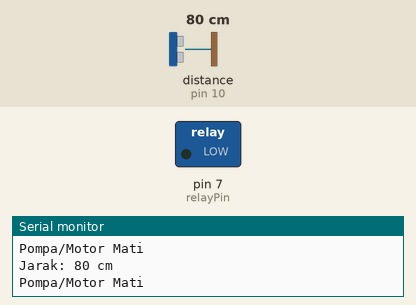
This sketch was run on a simulated Arduino Uno, built with avr-gcc and run on an emulated ATmega328P. Parts: switched loads named in the sketch (green lamp = pin HIGH), the last lines printed to the serial monitor. The inputs (shaded band) are chosen by the test bench; at power-on: distance to the obstacle (sensor on pin 10) 80 cm. The echo pulse lasts 58.3 µs per cm.

Above: at 1.3 s.
1.4 s: distance to the obstacle (sensor on pin 10) set to 11 cm
2.9 s: distance to the obstacle (sensor on pin 10) set to 8 cm
At 4.2 s:
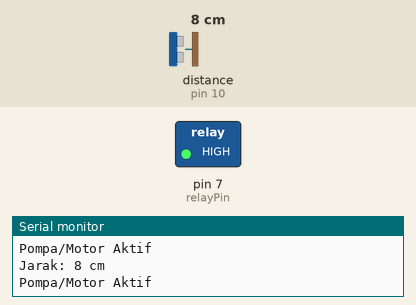
4.5 s: distance to the obstacle (sensor on pin 10) set to 18 cm
At 5.7 s:
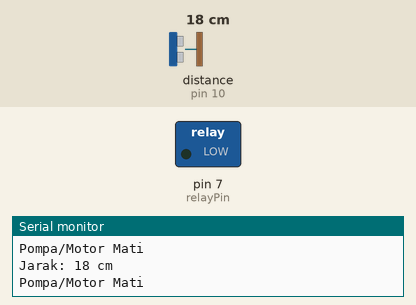
6.0 s: distance to the obstacle (sensor on pin 10) set to 2 cm
At 7.1 s:
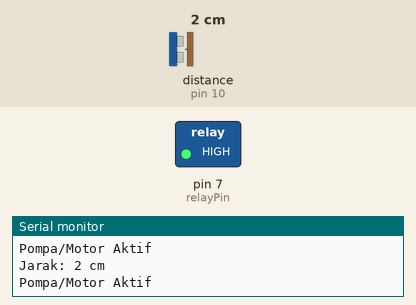
Timing chart, 0 to 8.5 s (numbered marks = the images above; inputs shaded):
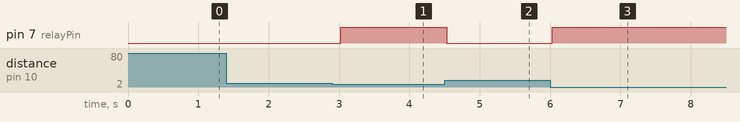

The sketch:

diySimpleDispenser.ino
```cpp
// Menggunakan library HCSR04
#include <HCSR04.h>

// Inisialisasi sensor HC-SR04 dengan pin Trigger dan Echo
// Pin Trigger di pin 9, Echo di pin 10
UltraSonicDistanceSensor distanceSensor(9, 10);

const int relayPin = 7;  // Pin untuk kontrol relay

void setup () {
    // Memulai komunikasi serial
    Serial.begin(9600);
    // Set pin relay sebagai OUTPUT
    pinMode(relayPin, OUTPUT);
    // Pastikan relay dalam keadaan mati (pompa/motor mati)
    digitalWrite(relayPin, LOW);
}

void loop () {
    // Mengukur jarak menggunakan sensor dan mencetak jarak dalam cm
    long distance = distanceSensor.measureDistanceCm();
    Serial.print("Jarak: ");
    Serial.print(distance);
    Serial.println(" cm");

    // Jika jarak kurang dari 10 cm, aktifkan relay (pompa/motor hidup)
    if (distance > 0 && distance < 10) {
        digitalWrite(relayPin, HIGH);  // Aktifkan relay
        Serial.println("Pompa/Motor Aktif");
    } else {
        digitalWrite(relayPin, LOW);  // Nonaktifkan relay
        Serial.println("Pompa/Motor Mati");
    }

    delay(500);  // Delay 500ms sebelum pembacaan berikutnya
}
```

Measured:
- the behaviour switches between 10 and 9 cm on distance to the obstacle (sensor on pin 10) (found by bisection; images 0 and 1)
- after the input at 2.9 s, pin 7 (relayPin): LOW → HIGH after 0.12 s
- after the input at 4.5 s, pin 7 (relayPin): HIGH → LOW at once
- after the input at 6.0 s, pin 7 (relayPin): LOW → HIGH at once
